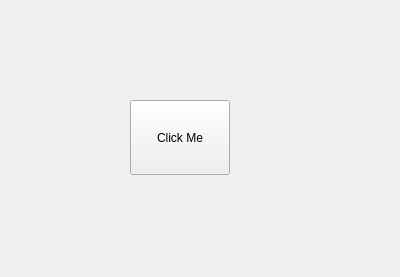
<?xml version="1.0" encoding="UTF-8"?>
<ui version="4.0">
 <class>Form</class>
 <widget class="QWidget" name="Form">
  <property name="geometry">
   <rect>
    <x>0</x>
    <y>0</y>
    <width>400</width>
    <height>277</height>
   </rect>
  </property>
  <property name="windowTitle">
   <string>PyQt5 Window</string>
  </property>
  <widget class="QPushButton" name="pushButton">
   <property name="geometry">
    <rect>
     <x>130</x>
     <y>100</y>
     <width>100</width>
     <height>75</height>
    </rect>
   </property>
   <property name="text">
    <string>Click Me</string>
   </property>
  </widget>
 </widget>
 <resources/>
 <connections/>
</ui>
